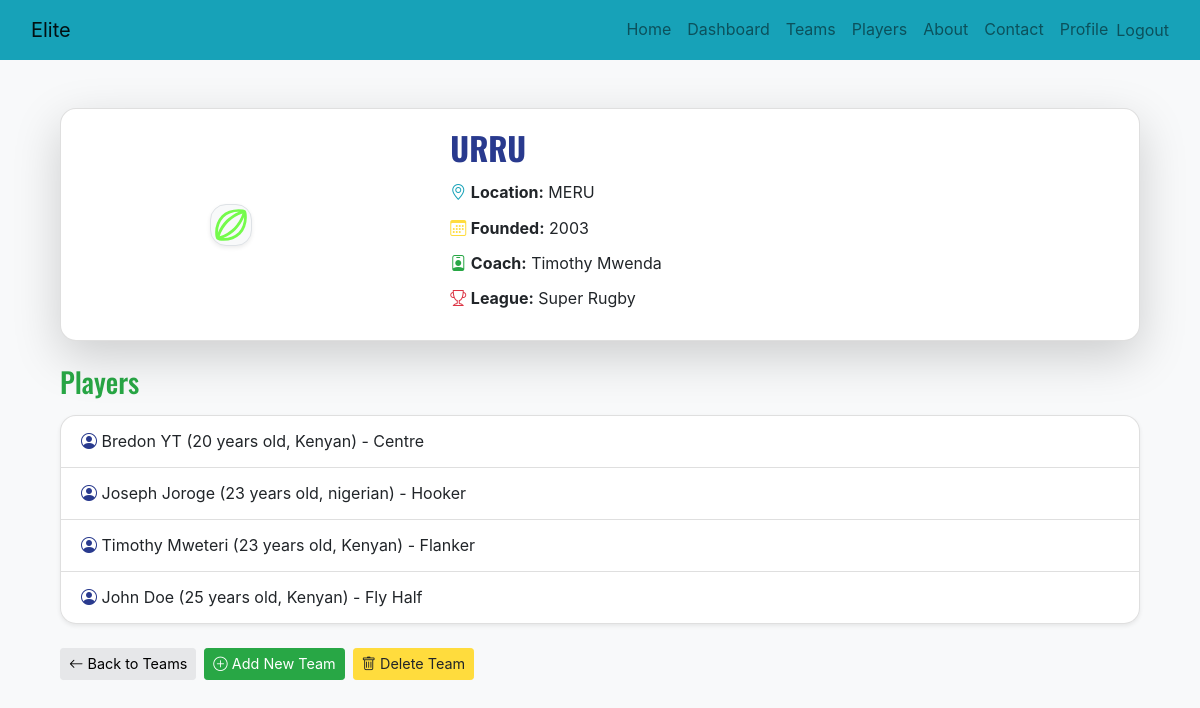
The app's page /team_detail/1/ (signed in) with its own data.
### Elite/models.py (models this page shows, shortened)
class Team(models.Model):
    name = models.CharField(max_length=100, unique=True, verbose_name="Team Name")
    location = models.CharField(max_length=100, verbose_name="Team Location")
    founded_year = models.PositiveIntegerField(validators=[MinValueValidator(1800), MaxValueValidator(datetime.date.today().year)])
    coach = models.CharField(max_length=100)
    league = models.ForeignKey('League', on_delete=models.SET_NULL, null=True, blank=True,)
    logo = models.ImageField(upload_to='team_logo', null=True, blank=True, default ='team_logo/main_logo.svg')

class League(models.Model):
    name = models.CharField(max_length=100, unique=True)

class Player(models.Model):
    POSITION_CHOICES = [
        ('Prop', 'Prop'),
        ('Hooker', 'Hooker'),
        ('Lock', 'Lock'),
        ('Flanker', 'Flanker'),
        ('Number Eight', 'Number Eight'),
        ('Scrum Half', 'Scrum Half'),
        ('Fly Half', 'Fly Half'),
        ('Centre', 'Centre'),
        ('Wing', 'Wing'),
        ('Full Back', 'Full Back'),
    ]
    name = models.CharField(max_length=100)
    age = models.PositiveIntegerField()
    nationality = models.CharField(max_length=100)
    position = models.CharField(max_length=20, choices=POSITION_CHOICES)
    current_worth = models.DecimalField(max_digits=10, decimal_places=2)
    height = models.DecimalField(max_digits=5, decimal_places=2)  # Height in cm
    date_of_birth = models.DateField()
    team = models.ForeignKey(Team, on_delete=models.SET_NULL, null=True, related_name='players')

### Elite/views.py (the view)
# urls.py: path('team_detail/<int:pk>/', views.team_detail, name='team_detail'),
@login_required(login_url='login_user')
def team_detail(request, pk):
    team = Team.objects.get(id=pk)
    players = team.players.all()
    context = {'team': team, 'players': players}
    return render(request, 'base/team_detail.html', context)

### Elite/templates/base/team_detail.html
{% extends "main.html" %}
{% block content %}
{% load static %}
<div class="container mt-5">
    <div class="card mb-4 shadow-lg rounded-4">
        <div class="row g-0 align-items-center">
            <div class="col-md-4 text-center py-4">
                {% if team.logo %}
                    <img src="{{ team.logo.url }}" class="img-fluid rounded-4 border shadow-sm" alt="{{ team.name }} Logo" style="max-height:220px; object-fit:contain; background:#f8f9fa;">
                {% else %}
                    <img src="{{ MEDIA_URL }}team_logo/main_logo.svg" class="img-fluid rounded-4 border shadow-sm" alt="Default Logo" style="max-height:220px; object-fit:contain; background:#f8f9fa;">
                {% endif %}
            </div>
            <div class="col-md-8">
                <div class="card-body">
                    <h2 class="card-title fw-bold text-primary">{{ team.name }}</h2>
                    <p class="card-text mb-2"><i class="bi bi-geo-alt text-info"></i> <strong>Location:</strong> {{ team.location }}</p>
                    <p class="card-text mb-2"><i class="bi bi-calendar3 text-warning"></i> <strong>Founded:</strong> {{ team.founded_year }}</p>
                    <p class="card-text mb-2"><i class="bi bi-person-badge text-success"></i> <strong>Coach:</strong> {{ team.coach }}</p>
                    <p class="card-text mb-2"><i class="bi bi-trophy text-danger"></i> <strong>League:</strong> {{ team.league.name }}</p>
                </div>
            </div>
        </div>
    </div>
    <h3 class="mb-3 text-success">Players</h3>
    <ul class="list-group mb-4 shadow-sm rounded-4">
        {% for player in players %}
            <li class="list-group-item">
                <i class="bi bi-person-circle text-primary"></i>
                {{ player.name }} ({{ player.age }} years old, {{ player.nationality }}) - {{ player.get_position_display }}
            </li>
        {% empty %}
            <li class="list-group-item text-muted">No players in this team.</li>
        {% endfor %}
    </ul>
    <div class="mt-3 d-flex flex-wrap gap-2">
        <a href="{% url 'team_list' %}" class="btn btn-secondary btn-sm"><i class="bi bi-arrow-left"></i> Back to Teams</a>
        {% if request.user.is_staff %}
            <a href="{% url 'add_team' %}" class="btn btn-success btn-sm"><i class="bi bi-plus-circle"></i> Add New Team</a>
            <a href="{% url 'delete_team' team.pk %}" class="btn btn-warning btn-sm"><i class="bi bi-trash"></i> Delete Team</a>
        {% endif %}
    </div>
</div>
{% endblock %}

### Elite/static/css/style.css (style rules this page uses)
body { line-height: 1.7; font-weight: 400; font-size: 1rem; font-family: -apple-system, BlinkMacSystemFont, "Segoe UI", Roboto, "Helvetica Neue", Arial, "Noto Sans", sans-serif, "Apple Color Emoji", "Segoe UI Emoji", "Segoe UI Symbol", "Noto Color Emoji"; background: #222831; }
h1, h2, h3, h4, h5, h6, .site-logo { font-family: 'Oswald', sans-serif; }
a { -webkit-transition: .3s all ease; -o-transition: .3s all ease; transition: .3s all ease; }
.btn { position: relative; top: 0; }
.btn.btn-secondary { background-color: #e6e7e9; border-color: #e6e7e9; color: #000; }
.btn.btn-sm { font-size: 0.9rem; }

### records on screen
Team: name "URRU", location "MERU", founded_year "2003", coach "Timothy Mwenda", league.name "Super Rugby"
Player: name "Bredon YT", age "20", nationality "Kenyan", position "Centre"
Player: name "Joseph Joroge", age "23", nationality "nigerian", position "Hooker"
Player: name "Timothy Mweteri", age "23", nationality "Kenyan", position "Flanker"
Player: name "John Doe", age "25", nationality "Kenyan", position "Fly Half"
